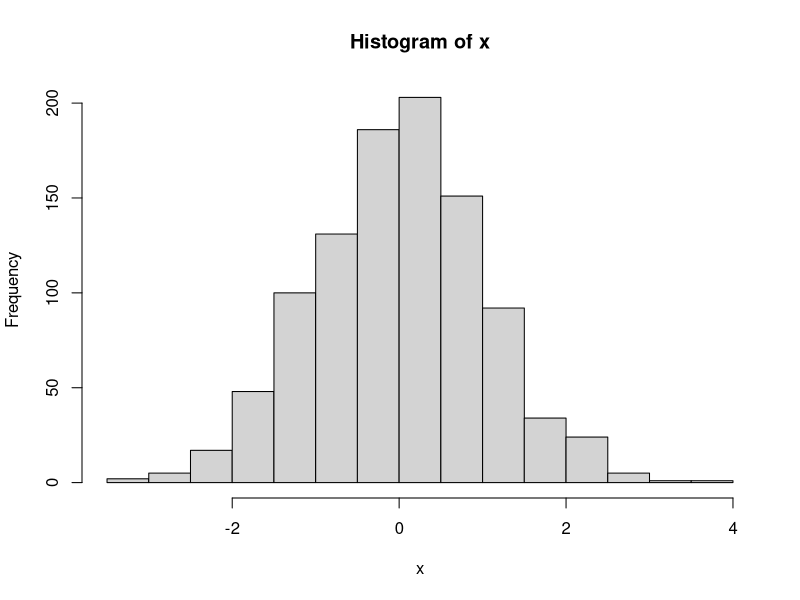
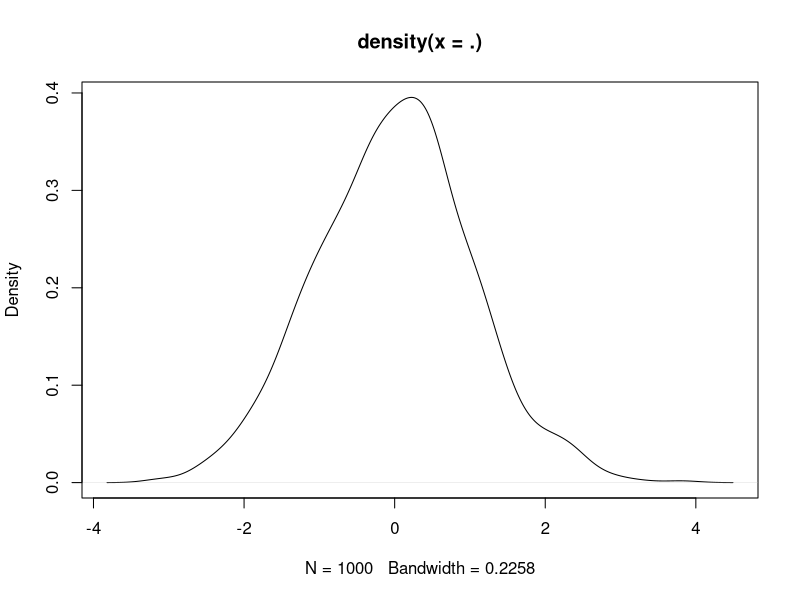
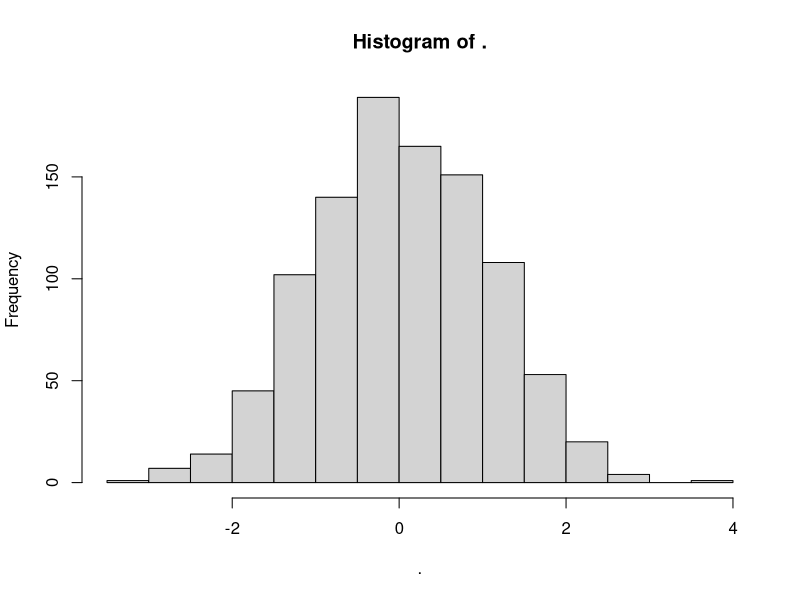
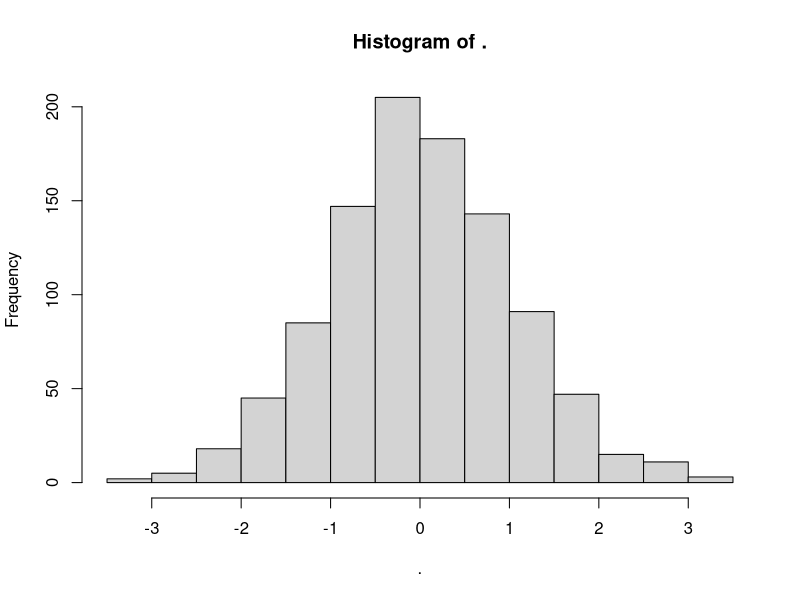
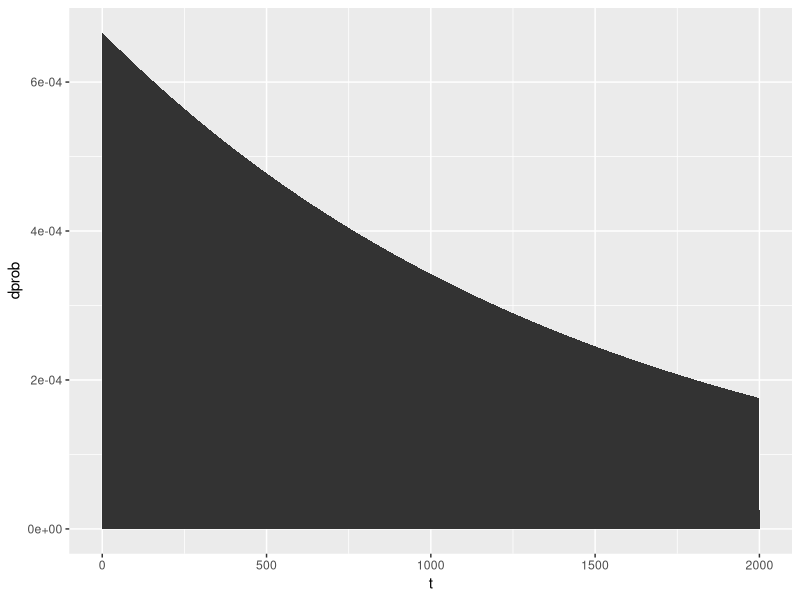
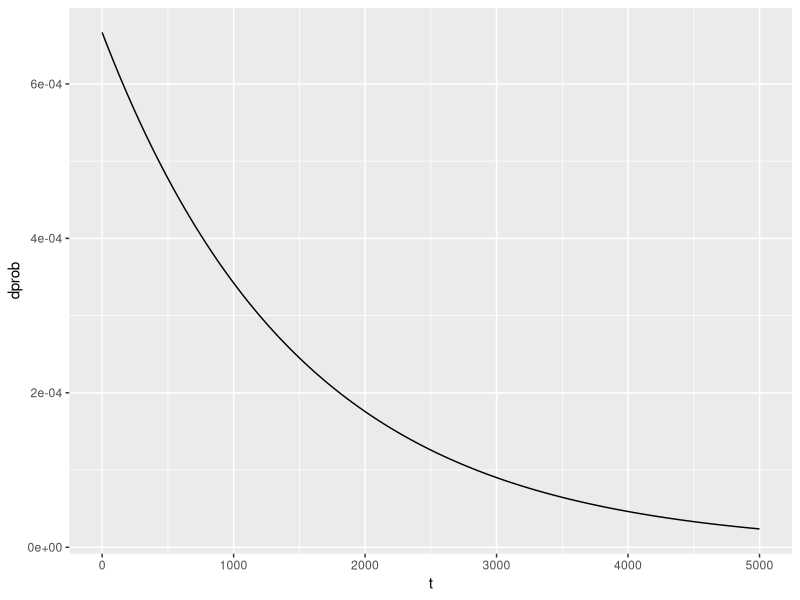
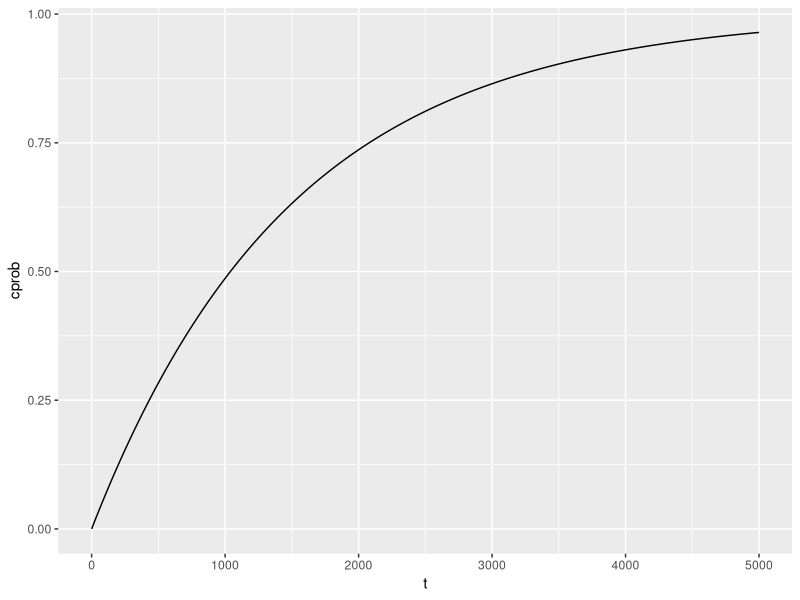

These figures' R source, in order:
# 00_demo.R

# Packages ###################################

#install.packages(c("dplyr", "readr", "ggplot2", "broom"))
library(dplyr)
library(readr)
library(ggplot2)
library(broom)


# Base R ###################################

c(1,2,34,4,5)

# spreadsheets!
data.frame(x = c(1,2,3), name = c("Tim", "Briana", "Kunj"))

dat = data.frame(
  x = c(1,2,3), 
  name = c("Tim", "Briana", "Kunj"))

dat

dat$x + 2

dat$x = dat$x + 2

dat

dat$y = 3
dat

dat$y = c(1,2,3)

dat


# dplyr operations ###################################
dat = data.frame(
  x = c(1,2,3), 
  name = c("Tim", "Briana", "Kunj"))

# pipeline (ctrl shift m)
# %>% 
# links inputs to functions
dat %>%
  select(name)

dat %>%
  select(., name)

select(dat, name)


dat %>%
  select(x) %>%
  mutate(y = c(53,44,33))

dat$x %>% mean()
mean(dat$x)


dat2 = dat %>%
  select(x) %>%
  mutate(y = c(53,44,33))

# Take a data.frame and shrink it into 1 row
dat2 %>%
  summarize(mu = mean(x), mu_y = mean(y))

dat2 %>%
  summarize(
    mu = mean(x), 
    mu_y = mean(y)
  )


dat2 %>%
  summarize(
    mu = mean(x), 
    sd = sd(x),
    count = length(x),
    median = median(x),
    min = quantile(x, prob = 0.00),
    max = quantile(x, prob = 1.00),
    q75 = quantile(x, prob = 0.75)
  )

# Stack two data.frames on top of each other.
superdat = bind_rows(dat, dat2)
superdat

# reorder columns?
superdat %>% 
  select(name, x, y)
# Overwrite data.frame
superdat = superdat %>% 
  select(name, x, y)

superdat # view it


# Probability Functions ########################

# probability + iteration

# 4 types of probability functions ('normal' example)
# rnorm
# dnorm
# pnorm
# qexp

# take a random sample from a normal distribution
x = rnorm(n = 1000, mean = 0, sd = 1)
hist(x)

# histograms stack frequeny of values in a vector
# distributions appproximate shape of histogram as a line
# distribution = PDF (probability density function)

# Approximate 
x %>% density()
# Want to see it?
x %>% density() %>% plot()

# This is the density function as a line
x %>% density() %>% broom::tidy()


# Turn this data.frame of densities into a function...
dobs = x %>% density() %>% broom::tidy() %>% approxfun()
# What's the probability density when x = 0?
dobs(0)

# dobs is an observed probability density function.
# we made it because we had a vector of data.

# Instead... we often need 'hypothetical distributions'
# normal *****
# poisson
# gamma 
# exponential *****
# weibull
# lognormal
# uniform
# binomial

# If we know the traits of our data (parameters)
mu = mean(x)
sigma = sd(x)

c(mu, sigma)

# Make me a normal distribution
# whose sample size is 1000
# whose mean is the mean of our observed data
# whose std is the std of our observed data
rnorm(n = 1000, mean = mu, sd = sigma) %>% hist()
# equivalent
rnorm(1000, mu, sigma) %>% hist()

# like dobs() density
# what's the probability density when x = 0
# if normal distribution with these traits
dnorm(0, mean = mu, sd = sigma)

# alternatively,
# what's the probability density when x = 0
# if exponential distribution with this trait
dexp(0, rate = 1 / mu)


# dplyr function called tibble()

mu = 1500

# smart data.frame
dat = tibble(
  # as product lifespan goes from t = 0 to 1000 hours
  t = 0:2000,
  # What is the probability density
  dprob = dexp(t, rate = 1/ mu)
)

ggplot() +
  geom_area(data = dat, mapping = aes(x = t, y = dprob))

# With a data.frame
data.frame(t = 0:2000) %>%
  mutate(dprob = dexp(t, rate = 1 /mu))



dat = tibble(
  # as product lifespan goes from t = 0 to 1000 hours
  t = 0:5000,
  # What is the probability density at time t
  dprob = dexp(t, rate = 1/ mu),
  # What is the cumulative probability at time t
  cprob = pexp(t, rate = 1 / mu)
)

ggplot() +
  geom_line(data = dat, mapping = aes(x = t, y = dprob))

ggplot() +
  geom_line(data = dat, mapping = aes(x = t, y = cprob))

# Looks like 75% of products fail by t = 2000 hours of use.
# d / p





dat = tibble(
  t = 0:5000,
  # calculate cumulative probability
  cprob = pexp(t, rate = 1 / mu),
  # qexp = quantile function
  # It translates percentiles/cumulative probabilities 
  # back into x axis values
  q = qexp(cprob, rate = 1 / mu)
)

dat


# rexp
# dexp
# pexp
# qexp

# Suppose we have 300 phones
# How many phones do we expect would fail after time t?
dat %>%
  mutate(prob2 = cprob * 300)

